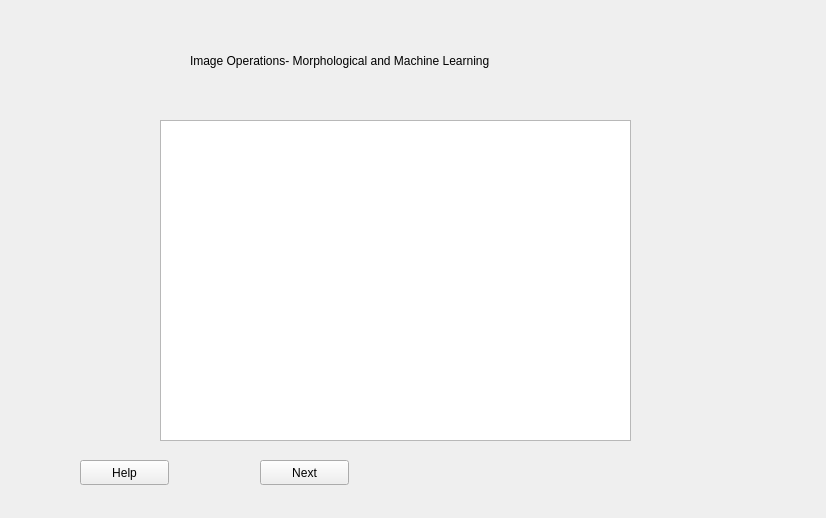
<?xml version="1.0" encoding="UTF-8"?>
<ui version="4.0">
 <class>Form</class>
 <widget class="QWidget" name="Form">
  <property name="geometry">
   <rect>
    <x>0</x>
    <y>0</y>
    <width>826</width>
    <height>518</height>
   </rect>
  </property>
  <property name="windowTitle">
   <string>Form</string>
  </property>
  <widget class="QPushButton" name="pushButton">
   <property name="geometry">
    <rect>
     <x>260</x>
     <y>460</y>
     <width>89</width>
     <height>25</height>
    </rect>
   </property>
   <property name="text">
    <string>Next</string>
   </property>
  </widget>
  <widget class="QLabel" name="label">
   <property name="geometry">
    <rect>
     <x>190</x>
     <y>30</y>
     <width>411</width>
     <height>61</height>
    </rect>
   </property>
   <property name="text">
    <string>Image Operations- Morphological and Machine Learning</string>
   </property>
  </widget>
  <widget class="QPushButton" name="pushButton_2">
   <property name="geometry">
    <rect>
     <x>80</x>
     <y>460</y>
     <width>89</width>
     <height>25</height>
    </rect>
   </property>
   <property name="text">
    <string>Help</string>
   </property>
  </widget>
  <widget class="QTextBrowser" name="textBrowser">
   <property name="geometry">
    <rect>
     <x>160</x>
     <y>120</y>
     <width>471</width>
     <height>321</height>
    </rect>
   </property>
   <property name="source">
    <url>
     <string>file:///home/samiran/build-Image_gui-Desktop-Debug/Description</string>
    </url>
   </property>
  </widget>
  <widget class="QLabel" name="label_2">
   <property name="geometry">
    <rect>
     <x>10</x>
     <y>10</y>
     <width>151</width>
     <height>91</height>
    </rect>
   </property>
   <property name="text">
    <string/>
   </property>
   <property name="pixmap">
    <pixmap>../Pictures/Screenshot from 2018-07-05 18-43-06.png</pixmap>
   </property>
  </widget>
  <widget class="QLabel" name="label_3">
   <property name="geometry">
    <rect>
     <x>690</x>
     <y>10</y>
     <width>91</width>
     <height>81</height>
    </rect>
   </property>
   <property name="text">
    <string/>
   </property>
   <property name="pixmap">
    <pixmap>../Pictures/Screenshot from 2018-07-05 19-06-12.png</pixmap>
   </property>
  </widget>
 </widget>
 <resources/>
 <connections/>
</ui>
